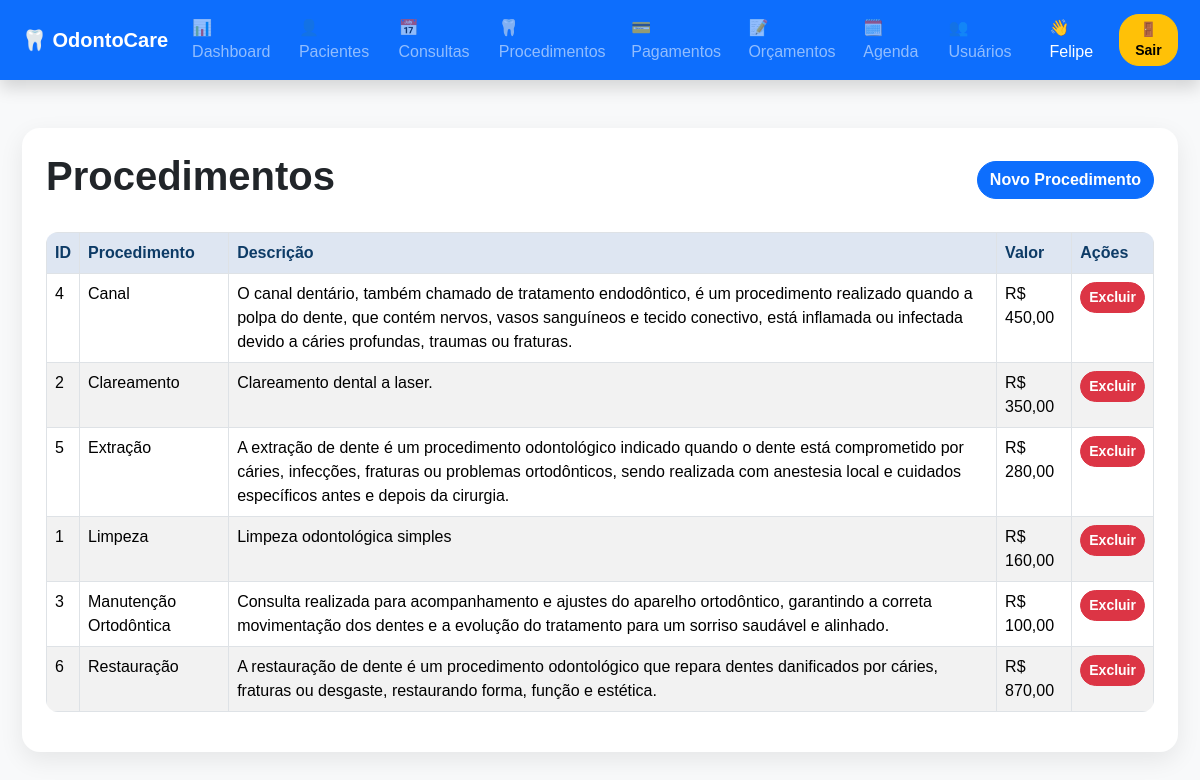
Screenshot of /OdontoCare-main/procedimento.php (signed in) with the database file from the repository.
### tables this page shows
CREATE TABLE IF NOT EXISTS `procedimento` (
  `idProcedimento` int(11) NOT NULL AUTO_INCREMENT,
  `nomeProcedimento` varchar(200) NOT NULL,
  `descricao` text DEFAULT NULL,
  `valorProcedimento` decimal(10,2) DEFAULT NULL,
  PRIMARY KEY (`idProcedimento`)
);

### OdontoCare-main/permissao.php (called while the page is built, shortened)
<?php
function podeEditar()
{
    return isset($_SESSION["tipoUsuario"]) &&
    in_array(
        $_SESSION["tipoUsuario"],
        ["Administrador", "Secretaria", "Secretária"]
    );
}

### OdontoCare-main/dao/ProcedimentoDao.php (called while the page is built, shortened)
<?php
class ProcedimentoDao
{
    public function read()
    {
        try {
            $pdo = conexao::conectar();
            $sql = "SELECT * FROM procedimento ORDER BY nomeProcedimento";
            $resultado = $pdo->query($sql);
            $lista = [];
            foreach($resultado as $linha)
            {
                $lista[] = new Procedimento(
                    $linha["idProcedimento"],
                    $linha["nomeProcedimento"],
                    $linha["descricao"],
                    $linha["valorProcedimento"]
                );
            }
            return $lista;
        } catch(PDOException $exception) {
            die("Erro ao listar procedimentos: " . $exception->getMessage());
        }
    }
}

### OdontoCare-main/model/procedimento.php (called while the page is built, shortened)
<?php
class Procedimento
{
    public function __construct($idProcedimento, $nomeProcedimento, $descricao, $valorProcedimento)
    {
        $this->idProcedimento = $idProcedimento;
        $this->nomeProcedimento = $nomeProcedimento;
        $this->descricao = $descricao;
        $this->valorProcedimento = $valorProcedimento;
    }
    public function __get($atributo)
    {
        return $this->$atributo;
    }
}

### OdontoCare-main/procedimento.php (the view, shortened to what this page needs)
<?php
include_once "permissao.php";
include_once "model/procedimento.php";
include_once "dao/ProcedimentoDao.php";
$procedimentoDao = new ProcedimentoDao();
$lista = $procedimentoDao->read();
?>
<!DOCTYPE html>
<html>
<head>
    <link href="https://cdn.jsdelivr.net/npm/bootstrap@5.3.3/dist/css/bootstrap.min.css" rel="stylesheet">
    <link href="style.css" rel="stylesheet">
</head>
<body class="bg-light">
<?php include_once "navbar.php"; ?>
<div class="container mt-5">
    <div class="card shadow p-4">
        <div class="d-flex justify-content-between align-items-center mb-4">
            <h1>Procedimentos</h1>
            <?php if(podeEditar()){ ?>
                <a href="formProcedimento.php" class="btn btn-primary">
                    Novo Procedimento
                </a>
            <?php } ?>
        </div>
        <table class="table table-striped table-bordered">
            <tr>
                <th>ID</th>
                <th>Procedimento</th>
                <th>Descrição</th>
                <th>Valor</th>
                <?php if(podeEditar()){ ?>
                    <th>Ações</th>
                <?php } ?>
            </tr>
            <?php foreach($lista as $procedimento){ ?>
            <tr>
                <td><?= $procedimento->idProcedimento ?></td>
                <td><?= $procedimento->nomeProcedimento ?></td>
                <td><?= $procedimento->descricao ?></td>
                <td>
                    R$ <?= number_format($procedimento->valorProcedimento, 2, ',', '.') ?>
                </td>
                <?php if(podeEditar()){ ?>
                    <td>
                        <a href="controller/ProcedimentoController.php?id=<?= $procedimento->idProcedimento ?>"
                           class="btn btn-danger btn-sm"
                           onclick="return confirm('Deseja excluir este procedimento?')">
                            Excluir
                        </a>
                    </td>
                <?php } ?>
            </tr>
            <?php } ?>
        </table>
    </div>
</div>
</body>
</html>

### OdontoCare-main/style.css (style rules this page uses)
body { background: #f4f8fb !important; font-family: Arial, Helvetica, sans-serif; }
.container { max-width: 1180px; }
.card { border: none !important; border-radius: 18px !important; box-shadow: 0 8px 25px rgba(0, 0, 0, 0.08) !important; }
.table { background: #fff; border-radius: 12px; overflow: hidden; }
.table th { background: #eaf2ff !important; color: #0d3b66; font-weight: 700; }
.btn { border-radius: 20px; font-weight: 600; }
h1, h2, h3, h4 { font-weight: 700; }

### rows the page displays
procedimento: idProcedimento "4", nomeProcedimento "Canal", descricao "O canal dentário, também chamado de tratamento endodôntico, é um procedimento realizado quando a polpa do dente, que contém nervos, vasos sanguíneos e tecido conectivo, está inflamada ou infectada devido a cáries profundas, traumas ou fraturas.", valorProcedimento "450,00"
procedimento: idProcedimento "2", nomeProcedimento "Clareamento", descricao "Clareamento dental a laser.", valorProcedimento "350,00"
procedimento: idProcedimento "5", nomeProcedimento "Extração", descricao "A extração de dente é um procedimento odontológico indicado quando o dente está comprometido por cáries, infecções, fraturas ou problemas ortodônticos, sendo realizada com anestesia local e cuidados específicos antes e depois da cirurgia.", valorProcedimento "280,00"
procedimento: idProcedimento "1", nomeProcedimento "Limpeza", descricao "Limpeza odontológica simples", valorProcedimento "160,00"
procedimento: idProcedimento "3", nomeProcedimento "Manutenção Ortodôntica", descricao "Consulta realizada para acompanhamento e ajustes do aparelho ortodôntico, garantindo a correta movimentação dos dentes e a evolução do tratamento para um sorriso saudável e alinhado.", valorProcedimento "100,00"
procedimento: idProcedimento "6", nomeProcedimento "Restauração", descricao "A restauração de dente é um procedimento odontológico que repara dentes danificados por cáries, fraturas ou desgaste, restaurando forma, função e estética.", valorProcedimento "870,00"

### other values shown
$_SESSION["usuario"] "Felipe"
